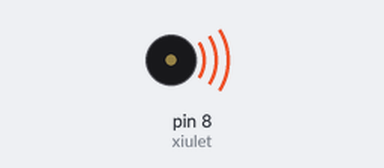
A sketch run on a simulated Arduino Uno, built with avr-gcc and run on an emulated ATmega328P. Parts: buzzer (waves = sounding).

Above: at 1.5 s.
At 4.0 s:
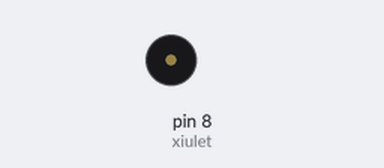
Timing chart, 0 to 6.5 s (numbered marks = the images above):
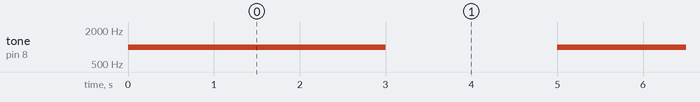

Measured:
- by itself, tone on pin 8 (xiulet): alternates 1000 Hz for 3.0 s and silent for 2.0 s

The sketch:

alarma2.ino
```cpp
/**********************************************************************************
**                                                                               **
**                                  Sirena                                       **
**                                                                               **
**                             Michael caballero                                 **
**********************************************************************************/

//********** Includes *************************************************************

//********** Variables ************************************************************
const byte xiulet = 8;        // donar nom al pin 8 de l’Arduino
const byte pot0 = A0;         // donar nom al pin A0 de l’Arduino
int valPot0;                 // guardar valor del potenciometre

//********** Setup ****************************************************************
void setup()
{
  pinMode(xiulet, OUTPUT);   // definir el pin 8 com una sortida
}

//********** Loop *****************************************************************
void loop()
{
  //valPot0 = analogRead(pot0);    // llegir valor potenciòmetre  //en aquest cas no fa falta

  tone(xiulet, 1000, 3000);    // xiulet de durada valPot0
  delay(3000+2000);              // esperar valPot0 del xiulet + valPot0 silenci
}

//********** Funcions *************************************************************
```
